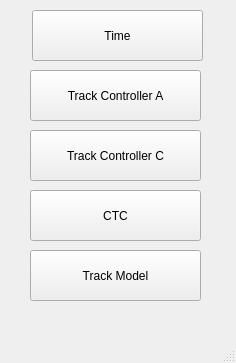
<?xml version="1.0" encoding="UTF-8"?>
<ui version="4.0">
 <class>MainWindow</class>
 <widget class="QMainWindow" name="MainWindow">
  <property name="geometry">
   <rect>
    <x>0</x>
    <y>0</y>
    <width>236</width>
    <height>363</height>
   </rect>
  </property>
  <property name="maximumSize">
   <size>
    <width>236</width>
    <height>363</height>
   </size>
  </property>
  <property name="windowTitle">
   <string>MainWindow</string>
  </property>
  <widget class="QWidget" name="centralwidget">
   <widget class="QPushButton" name="track_controller_a_button">
    <property name="geometry">
     <rect>
      <x>30</x>
      <y>70</y>
      <width>171</width>
      <height>51</height>
     </rect>
    </property>
    <property name="text">
     <string>Track Controller A</string>
    </property>
   </widget>
   <widget class="QPushButton" name="track_controller_c_button">
    <property name="geometry">
     <rect>
      <x>30</x>
      <y>130</y>
      <width>171</width>
      <height>51</height>
     </rect>
    </property>
    <property name="text">
     <string>Track Controller C</string>
    </property>
   </widget>
   <widget class="QPushButton" name="ctc_button">
    <property name="geometry">
     <rect>
      <x>30</x>
      <y>190</y>
      <width>171</width>
      <height>51</height>
     </rect>
    </property>
    <property name="text">
     <string>CTC</string>
    </property>
   </widget>
   <widget class="QPushButton" name="track_model_button">
    <property name="geometry">
     <rect>
      <x>30</x>
      <y>250</y>
      <width>171</width>
      <height>51</height>
     </rect>
    </property>
    <property name="text">
     <string>Track Model</string>
    </property>
   </widget>
   <widget class="QPushButton" name="time_button">
    <property name="geometry">
     <rect>
      <x>32</x>
      <y>10</y>
      <width>171</width>
      <height>51</height>
     </rect>
    </property>
    <property name="text">
     <string>Time</string>
    </property>
   </widget>
  </widget>
  <widget class="QMenuBar" name="menubar">
   <property name="geometry">
    <rect>
     <x>0</x>
     <y>0</y>
     <width>236</width>
     <height>26</height>
    </rect>
   </property>
  </widget>
  <widget class="QStatusBar" name="statusbar"/>
 </widget>
 <resources/>
 <connections/>
</ui>
